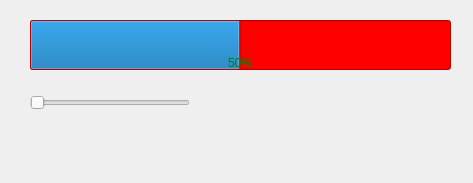
<?xml version="1.0" encoding="UTF-8"?>
<ui version="4.0">
 <class>MainWindow</class>
 <widget class="QMainWindow" name="MainWindow">
  <property name="geometry">
   <rect>
    <x>0</x>
    <y>0</y>
    <width>473</width>
    <height>183</height>
   </rect>
  </property>
  <property name="windowTitle">
   <string>MainWindow</string>
  </property>
  <widget class="QWidget" name="centralwidget">
   <widget class="QProgressBar" name="progressBar">
    <property name="geometry">
     <rect>
      <x>30</x>
      <y>20</y>
      <width>421</width>
      <height>50</height>
     </rect>
    </property>
    <property name="styleSheet">
     <string notr="true">QProgressBar{
	background-color: red;
	color: green;
	border radius: 5px solid green;
	height: 50;
}
QProgressBar:chunk{
	color: blue;
}</string>
    </property>
    <property name="minimum">
     <number>0</number>
    </property>
    <property name="value">
     <number>50</number>
    </property>
    <property name="alignment">
     <set>Qt::AlignmentFlag::AlignBottom|Qt::AlignmentFlag::AlignHCenter</set>
    </property>
    <property name="textVisible">
     <bool>true</bool>
    </property>
    <property name="textDirection">
     <enum>QProgressBar::Direction::TopToBottom</enum>
    </property>
   </widget>
   <widget class="QSlider" name="horizontalSlider">
    <property name="geometry">
     <rect>
      <x>30</x>
      <y>90</y>
      <width>160</width>
      <height>25</height>
     </rect>
    </property>
    <property name="orientation">
     <enum>Qt::Orientation::Horizontal</enum>
    </property>
   </widget>
  </widget>
 </widget>
 <resources/>
 <connections>
  <connection>
   <sender>horizontalSlider</sender>
   <signal>sliderMoved(int)</signal>
   <receiver>progressBar</receiver>
   <slot>setValue(int)</slot>
   <hints>
    <hint type="sourcelabel">
     <x>103</x>
     <y>96</y>
    </hint>
    <hint type="destinationlabel">
     <x>104</x>
     <y>54</y>
    </hint>
   </hints>
  </connection>
 </connections>
</ui>
